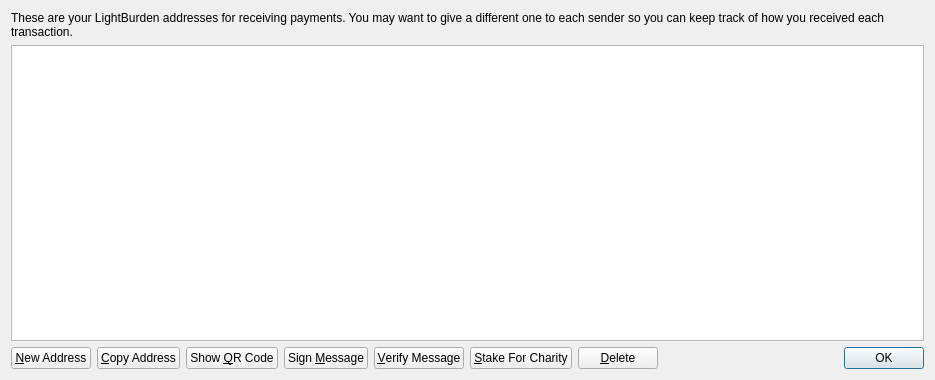
<?xml version="1.0" encoding="UTF-8"?>
<ui version="4.0">
 <class>AddressBookPage</class>
 <widget class="QWidget" name="AddressBookPage">
  <property name="geometry">
   <rect>
    <x>0</x>
    <y>0</y>
    <width>935</width>
    <height>380</height>
   </rect>
  </property>
  <property name="windowTitle">
   <string>Address Book</string>
  </property>
  <property name="styleSheet">
   <string notr="true"/>
  </property>
  <layout class="QVBoxLayout" name="verticalLayout">
   <item>
    <widget class="QLabel" name="labelExplanation">
     <property name="styleSheet">
      <string notr="true"/>
     </property>
     <property name="text">
      <string>These are your LightBurden addresses for receiving payments. You may want to give a different one to each sender so you can keep track of how you received each transaction.</string>
     </property>
     <property name="textFormat">
      <enum>Qt::PlainText</enum>
     </property>
     <property name="wordWrap">
      <bool>true</bool>
     </property>
    </widget>
   </item>
   <item>
    <widget class="QTableView" name="tableView">
     <property name="contextMenuPolicy">
      <enum>Qt::CustomContextMenu</enum>
     </property>
     <property name="toolTip">
      <string>Double-click to edit address or label</string>
     </property>
     <property name="styleSheet">
      <string notr="true"/>
     </property>
     <property name="tabKeyNavigation">
      <bool>false</bool>
     </property>
     <property name="alternatingRowColors">
      <bool>true</bool>
     </property>
     <property name="selectionMode">
      <enum>QAbstractItemView::SingleSelection</enum>
     </property>
     <property name="selectionBehavior">
      <enum>QAbstractItemView::SelectRows</enum>
     </property>
     <property name="sortingEnabled">
      <bool>true</bool>
     </property>
     <attribute name="verticalHeaderVisible">
      <bool>false</bool>
     </attribute>
    </widget>
   </item>
   <item>
    <layout class="QHBoxLayout" name="horizontalLayout">
     <item>
      <widget class="QPushButton" name="newAddressButton">
       <property name="toolTip">
        <string>Create a new address</string>
       </property>
       <property name="styleSheet">
        <string notr="true"/>
       </property>
       <property name="text">
        <string>&amp;New Address</string>
       </property>
       <property name="icon">
        <iconset resource="../bitcoin.qrc">
         <normaloff>:/icons/add</normaloff>:/icons/add</iconset>
       </property>
      </widget>
     </item>
     <item>
      <widget class="QPushButton" name="copyToClipboard">
       <property name="toolTip">
        <string>Copy the currently selected address to the system clipboard</string>
       </property>
       <property name="styleSheet">
        <string notr="true"/>
       </property>
       <property name="text">
        <string>&amp;Copy Address</string>
       </property>
       <property name="icon">
        <iconset resource="../bitcoin.qrc">
         <normaloff>:/icons/editcopy</normaloff>:/icons/editcopy</iconset>
       </property>
      </widget>
     </item>
     <item>
      <widget class="QPushButton" name="showQRCode">
       <property name="styleSheet">
        <string notr="true"/>
       </property>
       <property name="text">
        <string>Show &amp;QR Code</string>
       </property>
       <property name="icon">
        <iconset resource="../bitcoin.qrc">
         <normaloff>:/icons/qrcode</normaloff>:/icons/qrcode</iconset>
       </property>
      </widget>
     </item>
     <item>
      <widget class="QPushButton" name="signMessage">
       <property name="toolTip">
        <string>Sign a message to prove you own a LightBurden address</string>
       </property>
       <property name="styleSheet">
        <string notr="true"/>
       </property>
       <property name="text">
        <string>Sign &amp;Message</string>
       </property>
       <property name="icon">
        <iconset resource="../bitcoin.qrc">
         <normaloff>:/icons/edit</normaloff>:/icons/edit</iconset>
       </property>
      </widget>
     </item>
     <item>
      <widget class="QPushButton" name="verifyMessage">
       <property name="toolTip">
        <string>Verify a message to ensure it was signed with a specified LightBurden address</string>
       </property>
       <property name="styleSheet">
        <string notr="true"/>
       </property>
       <property name="text">
        <string>&amp;Verify Message</string>
       </property>
       <property name="icon">
        <iconset resource="../bitcoin.qrc">
         <normaloff>:/icons/transaction_0</normaloff>:/icons/transaction_0</iconset>
       </property>
      </widget>
     </item>
     <item>
      <widget class="QPushButton" name="stakeForCharityPushButton">
       <property name="toolTip">
        <string>Stake for charity</string>
       </property>
       <property name="text">
        <string>&amp;Stake For Charity</string>
       </property>
       <property name="icon">
        <iconset resource="../bitcoin.qrc">
         <normaloff>:/icons/charity_on</normaloff>:/icons/charity_on</iconset>
       </property>
      </widget>
     </item>
     <item>
      <widget class="QPushButton" name="deleteButton">
       <property name="toolTip">
        <string>Delete the currently selected address from the list</string>
       </property>
       <property name="styleSheet">
        <string notr="true"/>
       </property>
       <property name="text">
        <string>&amp;Delete</string>
       </property>
       <property name="icon">
        <iconset resource="../bitcoin.qrc">
         <normaloff>:/icons/remove</normaloff>:/icons/remove</iconset>
       </property>
      </widget>
     </item>
     <item>
      <spacer name="horizontalSpacer">
       <property name="orientation">
        <enum>Qt::Horizontal</enum>
       </property>
       <property name="sizeHint" stdset="0">
        <size>
         <width>40</width>
         <height>20</height>
        </size>
       </property>
      </spacer>
     </item>
     <item>
      <widget class="QDialogButtonBox" name="buttonBox">
       <property name="sizePolicy">
        <sizepolicy hsizetype="Maximum" vsizetype="Fixed">
         <horstretch>0</horstretch>
         <verstretch>0</verstretch>
        </sizepolicy>
       </property>
       <property name="styleSheet">
        <string notr="true"/>
       </property>
       <property name="standardButtons">
        <set>QDialogButtonBox::Ok</set>
       </property>
      </widget>
     </item>
    </layout>
   </item>
  </layout>
 </widget>
 <resources>
  <include location="../bitcoin.qrc"/>
 </resources>
 <connections/>
</ui>
